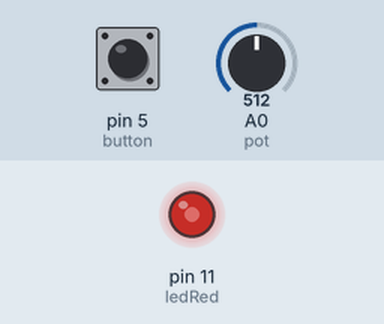
This sketch was run on a simulated Arduino Uno, built with avr-gcc and run on an emulated ATmega328P. On the bench: output pins drawn as LEDs (lit = HIGH). Inputs (shaded band) come from the test bench; at power-on: pin 5 (button) HIGH, A0 (pot) = 512.

Above: at 1.2 s.
1.3 s: pin 5 (button) pulled LOW for 0.15 s
At 1.95 s:
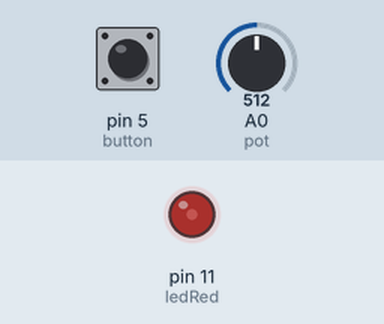
4.3 s: pin 5 (button) pulled LOW for 1 s
6.8 s: A0 (pot) set to 716
At 7.5 s:
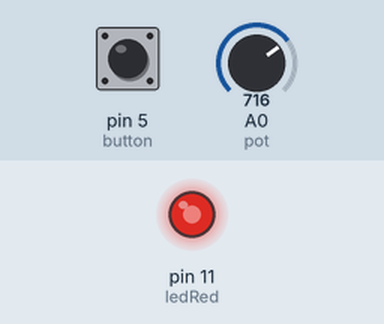
8.3 s: A0 (pot) set to 0
At 8.7 s:
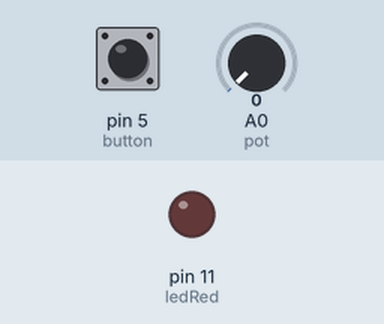
Timing chart, 0 to 10.8 s (numbered marks = the images above; inputs shaded):
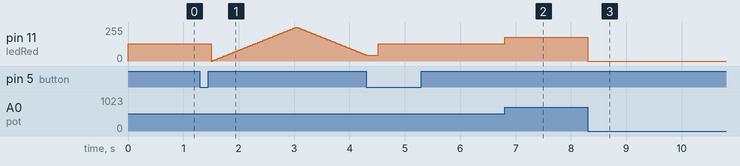

The sketch:

lab3.ino
```cpp
int ledRed = 11;
int pot = A0;
int button = 5;
int mode = 0;
bool lastButtonState = HIGH;
int brightness = 0;
int fadeAmount = 5;

void setup() {
  pinMode(ledRed, OUTPUT);
  pinMode(button, INPUT_PULLUP);
  pinMode(A1, INPUT);
}

void loop() {
  bool buttonState = digitalRead(button);

  if (lastButtonState == HIGH && buttonState == LOW) {
    mode = 1 - mode;
    delay(200);
  }
  lastButtonState = buttonState;

  if (mode == 0) {
    int val = analogRead(pot);
    val = val / 4;
    analogWrite(ledRed, val);
  } else {
    analogWrite(ledRed, brightness);

    brightness = brightness + fadeAmount;
    if (brightness <= 0 || brightness >= 255) {
      fadeAmount = -fadeAmount;
    }
    delay(30);
  }
}
```

Measured:
- after the input at 6.8 s, pin 11 (ledRed): 128/255 → 179/255 at once
- after the input at 8.3 s, pin 11 (ledRed): 179/255 → 0/255 at once
